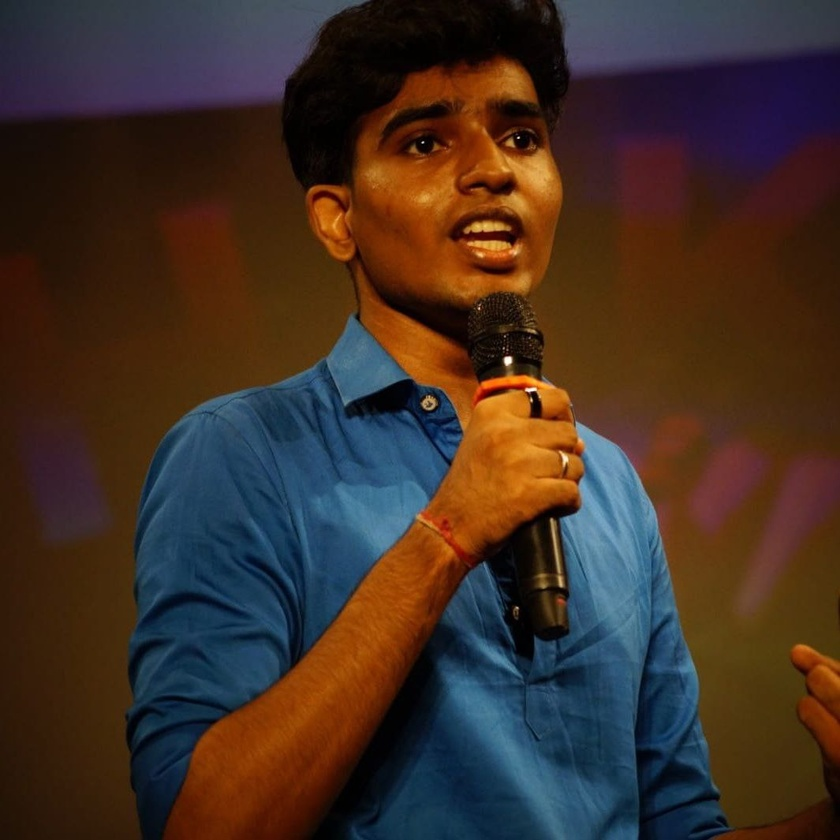
#> input picture imageToSketch/linkedin.JPG, 840 x 840 px, shrunk from 1065 x 1065 before the run, found by its file name
$ python imageToSketch.py
#> lines starting #> are read from the running program, lines starting #| are printed output that depends on the picture
import numpy as np
import scipy.ndimage
import imageio
import cv2

img = "Linkedin.JPG"

def rgb2gray(rgb):
    return np.dot(rgb[..., :3],[0.2122,0.7152,0.0740])

def dodge(front,back):
    final_sketch = front*255/(255-back)
    final_sketch[final_sketch>255] = 255
    final_sketch[back==255] = 255
    return final_sketch.astype('uint8')


ss = imageio.imread(img)
#> ss is the input picture: shape (840, 840, 3); mean R, G, B 65.7, 47.8, 38.5
gray = rgb2gray(ss)
#> in rgb2gray, `return np.dot(rgb[..., :3],[0.2122,0.7152,0.0740])`:
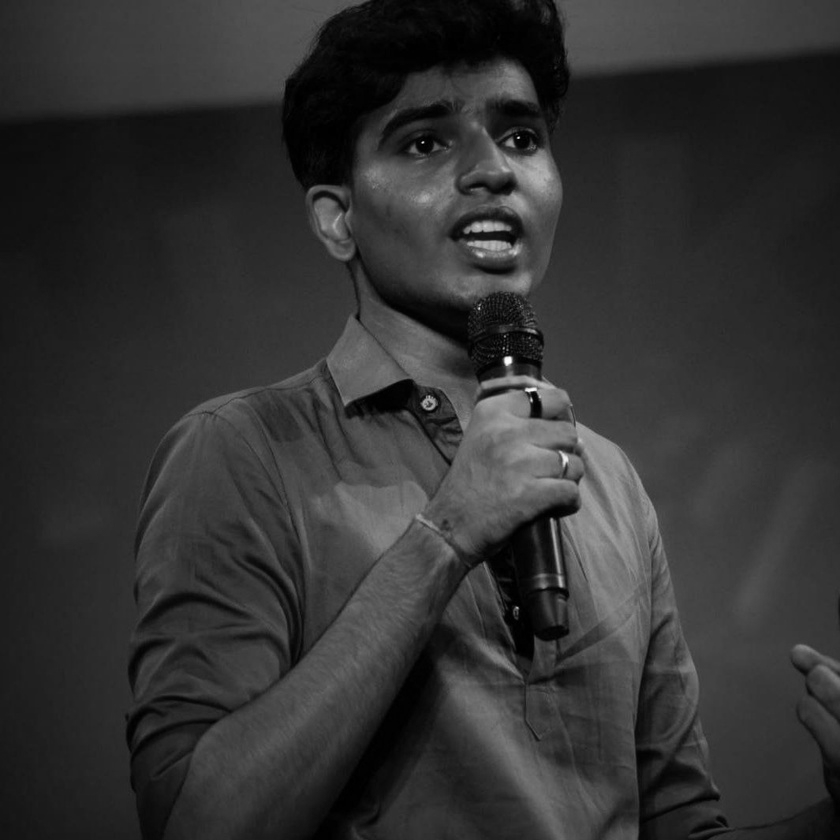
#> returned value: shape (840, 840) float64; min 0, max 253.3, mean 51

i = 240-gray
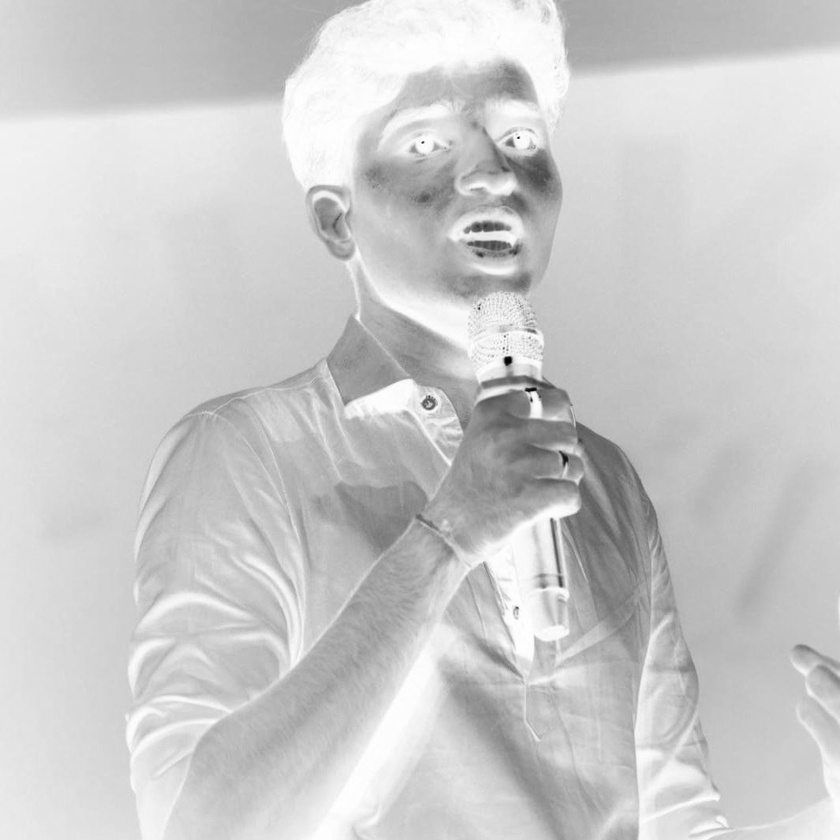
#> i: shape (840, 840) float64; min -13.31, max 240, mean 189; drawn with min black and max white

blur  = scipy.ndimage.filters.gaussian_filter(i,sigma = 15)
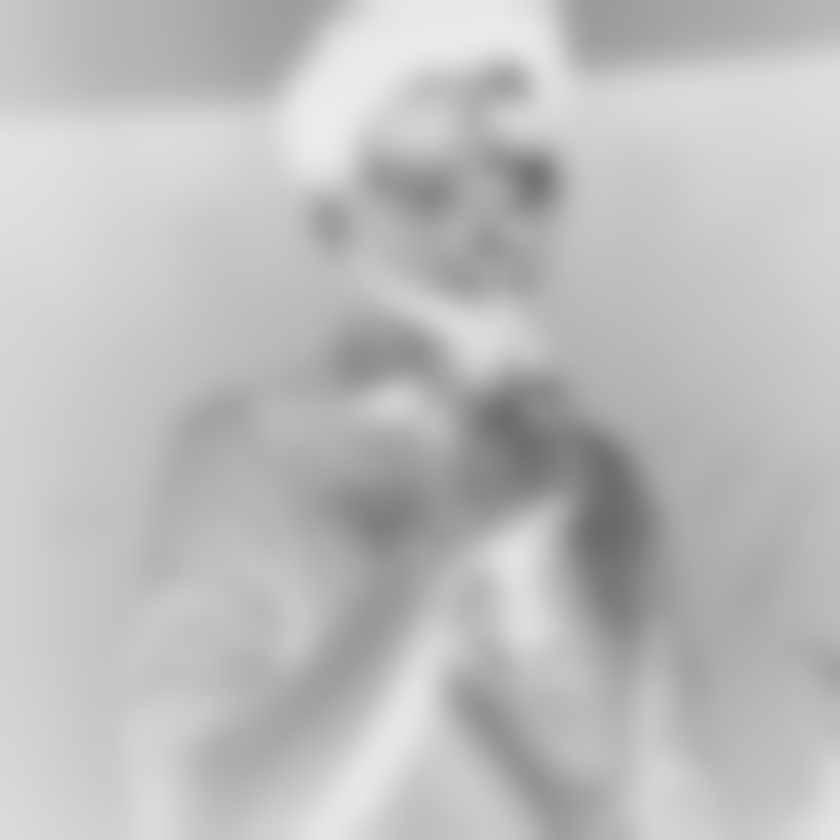
#> blur: shape (840, 840) float64; min 105.6, max 236.2, mean 189
r = dodge(blur,gray)
#> in dodge, `final_sketch[final_sketch>255] = 255`:
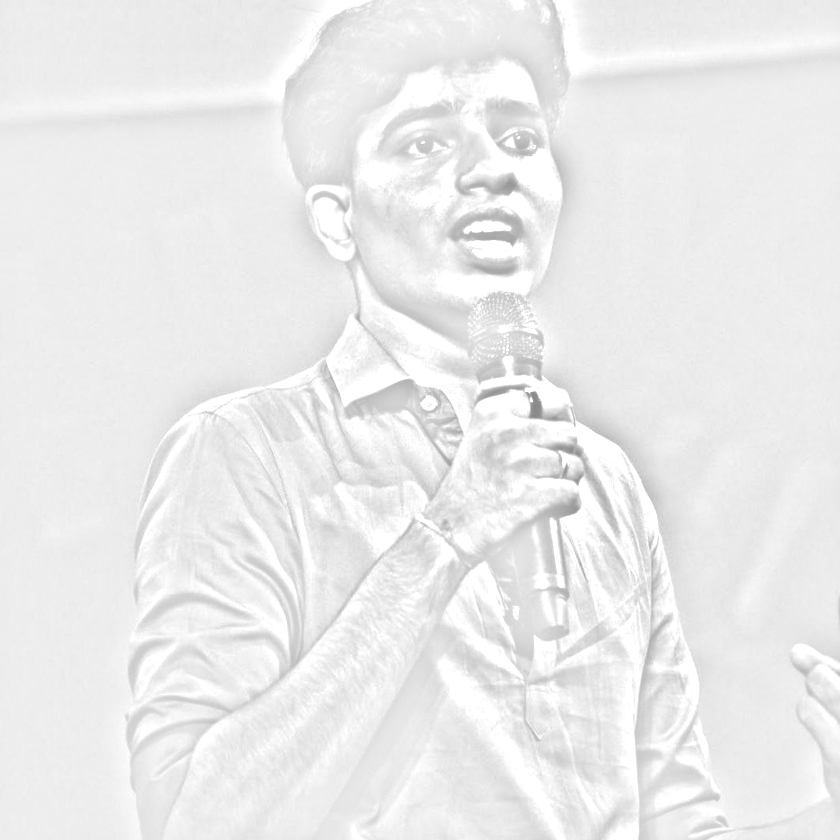
#> final_sketch: shape (840, 840) float64; min 136.7, max 255, mean 235.8

cv2.imwrite('Linkedin-sketch.jpg',r)
